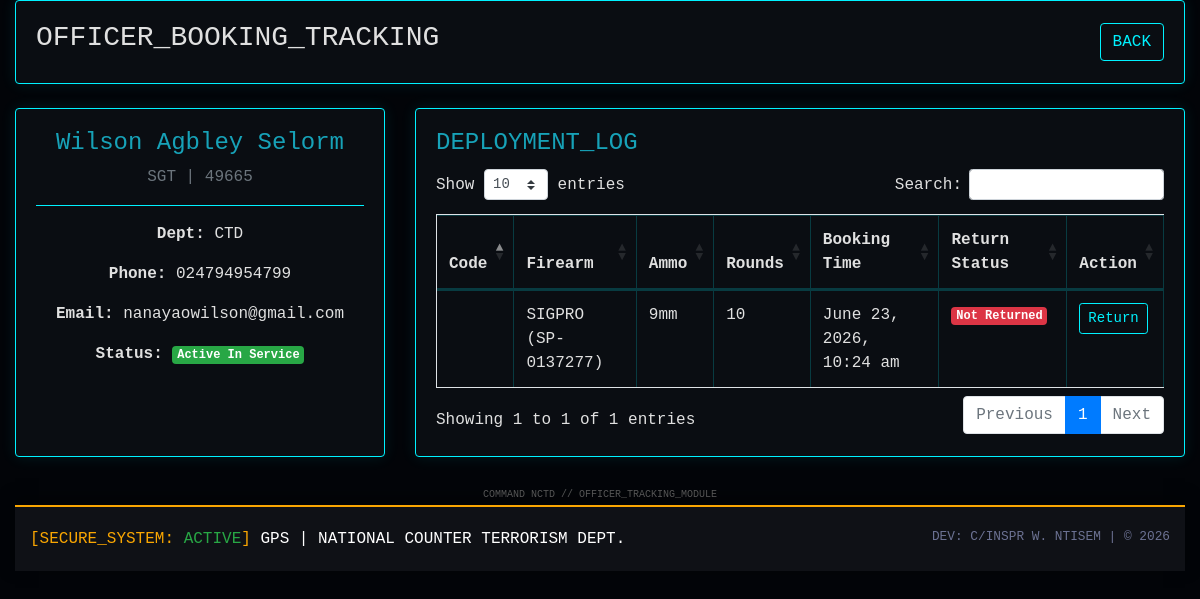
The page /officer-details?officerID=51 (signed in) on the database its author committed.
### tables this page shows
CREATE TABLE `officers` (
  `officerID` int(100) NOT NULL,
  `officer_status` varchar(100) NOT NULL,
  `officer_image` varchar(500) NOT NULL,
  `officer_service_no` varchar(500) NOT NULL,
  `rank` varchar(500) NOT NULL,
  `full_name` varchar(500) NOT NULL,
  `gender` varchar(100) NOT NULL,
  `dept_unit` varchar(500) NOT NULL,
  `phone_no` varchar(100) NOT NULL,
  `officer_email` varchar(500) NOT NULL,
  `datetime` timestamp NOT NULL DEFAULT current_timestamp() ON UPDATE current_timestamp(),
  `is_deleted` tinyint(1) DEFAULT 0
);

CREATE TABLE `bookings` (
  `bookingID` int(100) NOT NULL,
  `bookingCode` varchar(100) NOT NULL,
  `firearmID` varchar(100) NOT NULL,
  `ammoID` varchar(100) NOT NULL,
  `officerID` varchar(100) NOT NULL,
  `booking_time` varchar(200) NOT NULL,
  `armourer_issuer` varchar(500) NOT NULL,
  `officer_image` varchar(500) NOT NULL,
  `to_officer` varchar(500) NOT NULL,
  `firearm_name` varchar(500) NOT NULL,
  `firearm_serial_no` varchar(200) NOT NULL,
  `firearm_class` varchar(200) NOT NULL,
  `quantity_issued` int(100) NOT NULL,
  `firearm_state` varchar(200) NOT NULL,
  `ammunition_name` varchar(500) NOT NULL,
  `number_of_rounds` int(200) NOT NULL,
  `ammo_returned` int(200) NOT NULL,
  `ammo_state` varchar(200) NOT NULL,
  `no_faulty_ammo` int(200) NOT NULL,
  `duty_type` varchar(500) NOT NULL,
  `duty_location` varchar(500) NOT NULL,
  `duty_duration` varchar(200) NOT NULL,
  `returns` varchar(200) NOT NULL,
  `comment` varchar(1000) NOT NULL,
  `returned_time` varchar(200) NOT NULL,
  `datetime` timestamp NOT NULL DEFAULT current_timestamp() ON UPDATE current_timestamp(),
  `is_deleted` tinyint(1) DEFAULT 0
);

### officer-details.php (the view, shortened to what this page needs)
<?php
require_once('functions.php');
$officerID = $_GET['officerID'] ?? null;
$stmt = $pdo->prepare("SELECT * FROM officers WHERE officerID = ?");
$stmt->execute([$officerID]);
$officer = $stmt->fetch();
$stmt_bookings = $pdo->prepare("SELECT * FROM bookings WHERE officerID = ? ORDER BY bookingID DESC");
$stmt_bookings->execute([$officerID]);
$bookings = $stmt_bookings->fetchAll();
?>
<!DOCTYPE html>
<html lang="en">
<head>
    <link rel="stylesheet" href="assets/vendors/mdi/css/materialdesignicons.min.css">
    <link rel="stylesheet" href="assets/vendors/css/vendor.bundle.base.css">
    <link rel="stylesheet" href="assets/css/style.css">
    <link rel="stylesheet" href="https://maxcdn.bootstrapcdn.com/bootstrap/4.5.2/css/bootstrap.min.css">
    <link rel="stylesheet" href="https://cdn.datatables.net/1.10.22/css/dataTables.bootstrap4.min.css">
</head>
<body>
    <div class="container-scroller">
        <div class="container-fluid page-body-wrapper">
            <div class="main-panel">
                <div class="content-wrapper">
                    <div class="row mb-4">
                        <div class="col-12">
                            <div class="card tactical-card">
                                <div class="card-body d-flex justify-content-between align-items-center">
                                    <h3><i class="mdi mdi-account-card-details text-info"></i> OFFICER_BOOKING_TRACKING</h3>
                                    <a href="officers-list" class="btn btn-tactical"><i class="mdi mdi-arrow-left"></i> BACK</a>
                                </div>
                            </div>
                        </div>
                    </div>
                    <div class="row mb-4">
                        <div class="col-md-4">
                            <div class="card tactical-card h-100">
                                <div class="card-body text-center">
                                    <h4 class="text-info"><?= htmlspecialchars($officer['full_name']) ?></h4>
                                    <p class="text-muted"><?= htmlspecialchars($officer['rank']) . " | " . htmlspecialchars($officer['officer_service_no']) ?></p>
                                    <hr style="border-color: var(--neon)">
                                    <p><strong>Dept:</strong> <?= htmlspecialchars($officer['dept_unit']) ?></p>
                                    <p><strong>Phone:</strong> <?= htmlspecialchars($officer['phone_no']) ?></p>
                                    <p><strong>Email:</strong> <?= htmlspecialchars($officer['officer_email']) ?></p>
                                    <p><strong>Status:</strong>
                                        <?php if ($officer['officer_status'] === 'Active In Service'): ?>
                                            <span class="badge badge-success">Active In Service</span>
                                        <?php else: ?>
                                            <span class="badge badge-danger">Transferred</span>
                                        <?php endif; ?></p>
                                </div>
                            </div>
                        </div>
                        <div class="col-md-8">
                            <div class="card tactical-card">
                                <div class="card-body">
                                    <h4 class="card-title text-info">DEPLOYMENT_LOG</h4>
                                    <div class="table-responsive">
                                        <table class="table table-bordered tactical-table" id="bookingsTable">
                                            <thead>
                                                <tr>
                                                    <th>Code</th>
                                                    <th>Firearm</th>
                                                    <th>Ammo</th>
                                                    <th>Rounds</th>
                                                    <th>Booking Time</th>
                                                    <th>Return Status</th>
                                                    <th>Action</th>
                                                </tr>
                                            </thead>
                                            <tbody>
                                                <?php foreach ($bookings as $b): ?>
                                                    <tr>
                                                        <td><?= htmlspecialchars($b['bookingCode']) ?></td>
                                                        <td><?= htmlspecialchars($b['firearm_name'] ?? 'N/A') ?> (<?= htmlspecialchars($b['firearm_serial_no'] ?? 'N/A') ?>)</td>
                                                        <td><?= htmlspecialchars($b['ammunition_name'] ?? 'N/A') ?></td>
                                                        <td><?= htmlspecialchars($b['number_of_rounds'] ?? 0) ?></td>
                                                        <td><?= htmlspecialchars($b['booking_time']) ?></td>
                                                        <td>
                                                            <?php if ($b['returns'] == 'Returned'): ?>
                                                                <span class="badge badge-success">Returned</span>
                                                            <?php else: ?>
                                                                <span class="badge badge-danger">Not Returned</span>
                                                            <?php endif; ?>
                                                        </td>
                                                        <td>
                                                            <?php if ($b['returns'] !== 'Returned'): ?>
                                                                <button class="btn btn-sm btn-tactical" onclick="openReturnModal(<?= $b['bookingID'] ?>, '<?= $b['returns'] ?>', <?= $b['number_of_rounds'] ?>)">
                                                                    <i class="mdi mdi-checkbox-marked-circle-outline"></i> Return
                                                                </button>
                                                            <?php endif; ?>
                                                        </td>
                                                    </tr>
                                                <?php endforeach; ?>
                                            </tbody>
                                        </table>
                                    </div>
                                </div>
                            </div>
                        </div>
                    </div>
                </div>
                  <div class="text-center mt-4">
                    <small style="color: #555; font-size: 10px;">COMMAND NCTD // OFFICER_TRACKING_MODULE</small>
                    </div>
                       <?php include_once('includes/footer.php'); ?>
            </div>
        </div>
    </div>
</body>
</html>

### css/style.css (style rules this page uses)
:root { --primary: #EB1616; --secondary: #191C24; --light: #6C7293; --dark: #000000; }
.btn { transition: .5s; }

### officer-details.php (style rules this page uses)
:root { --neon: #00f2ff; --bg-deep: #020408; --card-bg: #0a0d12; --input-border: #00f2ff; --danger: #ff3333; --success: #00ff66; --text-main: #e0e0e0; }
body { background: var(--bg-deep); font-family: 'JetBrains Mono', monospace; color: var(--text-main); }
.tactical-card { background: var(--card-bg); border: 1px solid var(--neon); border-radius: 4px; box-shadow: 0 0 15px rgba(0, 242, 255, 0.1); color: var(--text-main); }
.tactical-table { color: var(--text-main) !important; }
.tactical-table th, .tactical-table td { border-color: rgba(0, 242, 255, 0.2) !important; }
.btn-tactical { background: transparent; border: 1px solid var(--neon); color: var(--neon); font-family: 'JetBrains Mono', monospace; }

### rows shown on the page
officers: full_name "Wilson Agbley Selorm", rank "SGT", officer_service_no "49665", dept_unit "CTD", phone_no "024794954799", officer_email "nanayaowilson@gmail.com"
bookings: firearm_name "SIGPRO", firearm_serial_no "SP-0137277", ammunition_name "9mm", number_of_rounds "10", booking_time "June 23, 2026, 10:24 am", returns "Not Returned"
